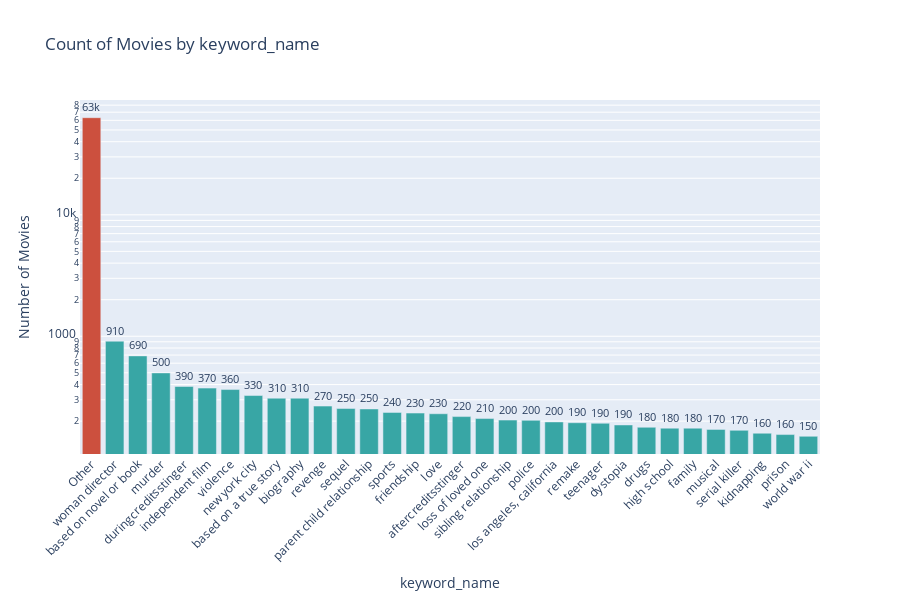

Notebook code for this chart:
### Code cell
keyword_stats = duckdb.sql('SELECT * FROM keyword_mapping LEFT JOIN keyword_d USING(keyword_id)').to_df()
plot_and_export_categorical_distribution(keyword_stats, 'keyword_name', 150)

### Figure 1 — Plotly figure (JSON) as saved in the notebook; plotly's stock layout.template omitted (floating-point values rounded to 4 significant figures)
{"data": [{"alignmentgroup": "True", "hovertemplate": "keyword_name=%{x}<br>Number of Movies=%{text}<extra></extra>", "legendgroup": "Other", "marker": {"color": "rgba(204, 80, 62, 1)", "pattern": {"shape": ""}}, "name": "Other", "offsetgroup": "Other", "orientation": "v", "showlegend": true, "text": [63064], "textposition": "outside", "texttemplate": "%{text:.2s}", "type": "bar", "x": ["Other"], "xaxis": "x", "y": [63064], "yaxis": "y"}, {"alignmentgroup": "True", "hovertemplate": "keyword_name=%{x}<br>Number of Movies=%{text}<extra></extra>", "legendgroup": "woman director", "marker": {"color": "rgba(56, 166, 165, 1)", "pattern": {"shape": ""}}, "name": "woman director", "offsetgroup": "woman director", "orientation": "v", "showlegend": true, "text": [911], "textposition": "outside", "texttemplate": "%{text:.2s}", "type": "bar", "x": ["woman director"], "xaxis": "x", "y": [911], "yaxis": "y"}, {"alignmentgroup": "True", "hovertemplate": "keyword_name=%{x}<br>Number of Movies=%{text}<extra></extra>", "legendgroup": "based on novel or book", "marker": {"color": "rgba(56, 166, 165, 1)", "pattern": {"shape": ""}}, "name": "based on novel or book", "offsetgroup": "based on novel or book", "orientation": "v", "showlegend": true, "text": [689], "textposition": "outside", "texttemplate": "%{text:.2s}", "type": "bar", "x": ["based on novel or book"], "xaxis": "x", "y": [689], "yaxis": "y"}, {"alignmentgroup": "True", "hovertemplate": "keyword_name=%{x}<br>Number of Movies=%{text}<extra></extra>", "legendgroup": "murder", "marker": {"color": "rgba(56, 166, 165, 1)", "pattern": {"shape": ""}}, "name": "murder", "offsetgroup": "murder", "orientation": "v", "showlegend": true, "text": [499], "textposition": "outside", "texttemplate": "%{text:.2s}", "type": "bar", "x": ["murder"], "xaxis": "x", "y": [499], "yaxis": "y"}, {"alignmentgroup": "True", "hovertemplate": "keyword_name=%{x}<br>Number of Movies=%{text}<extra></extra>", "legendgroup": "duringcreditsstinger", "marker": {"color": "rgba(56, 166, 165, 1)", "pattern": {"shape": ""}}, "name": "duringcreditsstinger", "offsetgroup": "duringcreditsstinger", "orientation": "v", "showlegend": true, "text": [386], "textposition": "outside", "texttemplate": "%{text:.2s}", "type": "bar", "x": ["duringcreditsstinger"], "xaxis": "x", "y": [386], "yaxis": "y"}, {"alignmentgroup": "True", "hovertemplate": "keyword_name=%{x}<br>Number of Movies=%{text}<extra></extra>", "legendgroup": "independent film", "marker": {"color": "rgba(56, 166, 165, 1)", "pattern": {"shape": ""}}, "name": "independent film", "offsetgroup": "independent film", "orientation": "v", "showlegend": true, "text": [374], "textposition": "outside", "texttemplate": "%{text:.2s}", "type": "bar", "x": ["independent film"], "xaxis": "x", "y": [374], "yaxis": "y"}, {"alignmentgroup": "True", "hovertemplate": "keyword_name=%{x}<br>Number of Movies=%{text}<extra></extra>", "legendgroup": "violence", "marker": {"color": "rgba(56, 166, 165, 1)", "pattern": {"shape": ""}}, "name": "violence", "offsetgroup": "violence", "orientation": "v", "showlegend": true, "text": [364], "textposition": "outside", "texttemplate": "%{text:.2s}", "type": "bar", "x": ["violence"], "xaxis": "x", "y": [364], "yaxis": "y"}, {"alignmentgroup": "True", "hovertemplate": "keyword_name=%{x}<br>Number of Movies=%{text}<extra></extra>", "legendgroup": "new york city", "marker": {"color": "rgba(56, 166, 165, 1)", "pattern": {"shape": ""}}, "name": "new york city", "offsetgroup": "new york city", "orientation": "v", "showlegend": true, "text": [325], "textposition": "outside", "texttemplate": "%{text:.2s}", "type": "bar", "x": ["new york city"], "xaxis": "x", "y": [325], "yaxis": "y"}, {"alignmentgroup": "True", "hovertemplate": "keyword_name=%{x}<br>Number of Movies=%{text}<extra></extra>", "legendgroup": "based on a true story", "marker": {"color": "rgba(56, 166, 165, 1)", "pattern": {"shape": ""}}, "name": "based on a true story", "offsetgroup": "based on a true story", "orientation": "v", "showlegend": true, "text": [309], "textposition": "outside", "texttemplate": "%{text:.2s}", "type": "bar", "x": ["based on a true story"], "xaxis": "x", "y": [309], "yaxis": "y"}, {"alignmentgroup": "True", "hovertemplate": "keyword_name=%{x}<br>Number of Movies=%{text}<extra></extra>", "legendgroup": "biography", "marker": {"color": "rgba(56, 166, 165, 1)", "pattern": {"shape": ""}}, "name": "biography", "offsetgroup": "biography", "orientation": "v", "showlegend": true, "text": [309], "textposition": "outside", "texttemplate": "%{text:.2s}", "type": "bar", "x": ["biography"], "xaxis": "x", "y": [309], "yaxis": "y"}, {"alignmentgroup": "True", "hovertemplate": "keyword_name=%{x}<br>Number of Movies=%{text}<extra></extra>", "legendgroup": "revenge", "marker": {"color": "rgba(56, 166, 165, 1)", "pattern": {"shape": ""}}, "name": "revenge", "offsetgroup": "revenge", "orientation": "v", "showlegend": true, "text": [266], "textposition": "outside", "texttemplate": "%{text:.2s}", "type": "bar", "x": ["revenge"], "xaxis": "x", "y": [266], "yaxis": "y"}, {"alignmentgroup": "True", "hovertemplate": "keyword_name=%{x}<br>Number of Movies=%{text}<extra></extra>", "legendgroup": "sequel", "marker": {"color": "rgba(56, 166, 165, 1)", "pattern": {"shape": ""}}, "name": "sequel", "offsetgroup": "sequel", "orientation": "v", "showlegend": true, "text": [254], "textposition": "outside", "texttemplate": "%{text:.2s}", "type": "bar", "x": ["sequel"], "xaxis": "x", "y": [254], "yaxis": "y"}, {"alignmentgroup": "True", "hovertemplate": "keyword_name=%{x}<br>Number of Movies=%{text}<extra></extra>", "legendgroup": "parent child relationship", "marker": {"color": "rgba(56, 166, 165, 1)", "pattern": {"shape": ""}}, "name": "parent child relationship", "offsetgroup": "parent child relationship", "orientation": "v", "showlegend": true, "text": [252], "textposition": "outside", "texttemplate": "%{text:.2s}", "type": "bar", "x": ["parent child relationship"], "xaxis": "x", "y": [252], "yaxis": "y"}, {"alignmentgroup": "True", "hovertemplate": "keyword_name=%{x}<br>Number of Movies=%{text}<extra></extra>", "legendgroup": "sports", "marker": {"color": "rgba(56, 166, 165, 1)", "pattern": {"shape": ""}}, "name": "sports", "offsetgroup": "sports", "orientation": "v", "showlegend": true, "text": [236], "textposition": "outside", "texttemplate": "%{text:.2s}", "type": "bar", "x": ["sports"], "xaxis": "x", "y": [236], "yaxis": "y"}, {"alignmentgroup": "True", "hovertemplate": "keyword_name=%{x}<br>Number of Movies=%{text}<extra></extra>", "legendgroup": "friendship", "marker": {"color": "rgba(56, 166, 165, 1)", "pattern": {"shape": ""}}, "name": "friendship", "offsetgroup": "friendship", "orientation": "v", "showlegend": true, "text": [233], "textposition": "outside", "texttemplate": "%{text:.2s}", "type": "bar", "x": ["friendship"], "xaxis": "x", "y": [233], "yaxis": "y"}, {"alignmentgroup": "True", "hovertemplate": "keyword_name=%{x}<br>Number of Movies=%{text}<extra></extra>", "legendgroup": "love", "marker": {"color": "rgba(56, 166, 165, 1)", "pattern": {"shape": ""}}, "name": "love", "offsetgroup": "love", "orientation": "v", "showlegend": true, "text": [230], "textposition": "outside", "texttemplate": "%{text:.2s}", "type": "bar", "x": ["love"], "xaxis": "x", "y": [230], "yaxis": "y"}, {"alignmentgroup": "True", "hovertemplate": "keyword_name=%{x}<br>Number of Movies=%{text}<extra></extra>", "legendgroup": "aftercreditsstinger", "marker": {"color": "rgba(56, 166, 165, 1)", "pattern": {"shape": ""}}, "name": "aftercreditsstinger", "offsetgroup": "aftercreditsstinger", "orientation": "v", "showlegend": true, "text": [218], "textposition": "outside", "texttemplate": "%{text:.2s}", "type": "bar", "x": ["aftercreditsstinger"], "xaxis": "x", "y": [218], "yaxis": "y"}, {"alignmentgroup": "True", "hovertemplate": "keyword_name=%{x}<br>Number of Movies=%{text}<extra></extra>", "legendgroup": "loss of loved one", "marker": {"color": "rgba(56, 166, 165, 1)", "pattern": {"shape": ""}}, "name": "loss of loved one", "offsetgroup": "loss of loved one", "orientation": "v", "showlegend": true, "text": [210], "textposition": "outside", "texttemplate": "%{text:.2s}", "type": "bar", "x": ["loss of loved one"], "xaxis": "x", "y": [210], "yaxis": "y"}, {"alignmentgroup": "True", "hovertemplate": "keyword_name=%{x}<br>Number of Movies=%{text}<extra></extra>", "legendgroup": "sibling relationship", "marker": {"color": "rgba(56, 166, 165, 1)", "pattern": {"shape": ""}}, "name": "sibling relationship", "offsetgroup": "sibling relationship", "orientation": "v", "showlegend": true, "text": [204], "textposition": "outside", "texttemplate": "%{text:.2s}", "type": "bar", "x": ["sibling relationship"], "xaxis": "x", "y": [204], "yaxis": "y"}, {"alignmentgroup": "True", "hovertemplate": "keyword_name=%{x}<br>Number of Movies=%{text}<extra></extra>", "legendgroup": "police", "marker": {"color": "rgba(56, 166, 165, 1)", "pattern": {"shape": ""}}, "name": "police", "offsetgroup": "police", "orientation": "v", "showlegend": true, "text": [203], "textposition": "outside", "texttemplate": "%{text:.2s}", "type": "bar", "x": ["police"], "xaxis": "x", "y": [203], "yaxis": "y"}, {"alignmentgroup": "True", "hovertemplate": "keyword_name=%{x}<br>Number of Movies=%{text}<extra></extra>", "legendgroup": "los angeles, california", "marker": {"color": "rgba(56, 166, 165, 1)", "pattern": {"shape": ""}}, "name": "los angeles, california", "offsetgroup": "los angeles, california", "orientation": "v", "showlegend": true, "text": [197], "textposition": "outside", "texttemplate": "%{text:.2s}", "type": "bar", "x": ["los angeles, california"], "xaxis": "x", "y": [197], "yaxis": "y"}, {"alignmentgroup": "True", "hovertemplate": "keyword_name=%{x}<br>Number of Movies=%{text}<extra></extra>", "legendgroup": "remake", "marker": {"color": "rgba(56, 166, 165, 1)", "pattern": {"shape": ""}}, "name": "remake", "offsetgroup": "remake", "orientation": "v", "showlegend": true, "text": [194], "textposition": "outside", "texttemplate": "%{text:.2s}", "type": "bar", "x": ["remake"], "xaxis": "x", "y": [194], "yaxis": "y"}, {"alignmentgroup": "True", "hovertemplate": "keyword_name=%{x}<br>Number of Movies=%{text}<extra></extra>", "legendgroup": "teenager", "marker": {"color": "rgba(56, 166, 165, 1)", "pattern": {"shape": ""}}, "name": "teenager", "offsetgroup": "teenager", "orientation": "v", "showlegend": true, "text": [192], "textposition": "outside", "texttemplate": "%{text:.2s}", "type": "bar", "x": ["teenager"], "xaxis": "x", "y": [192], "yaxis": "y"}, {"alignmentgroup": "True", "hovertemplate": "keyword_name=%{x}<br>Number of Movies=%{text}<extra></extra>", "legendgroup": "dystopia", "marker": {"color": "rgba(56, 166, 165, 1)", "pattern": {"shape": ""}}, "name": "dystopia", "offsetgroup": "dystopia", "orientation": "v", "showlegend": true, "text": [186], "textposition": "outside", "texttemplate": "%{text:.2s}", "type": "bar", "x": ["dystopia"], "xaxis": "x", "y": [186], "yaxis": "y"}, {"alignmentgroup": "True", "hovertemplate": "keyword_name=%{x}<br>Number of Movies=%{text}<extra></extra>", "legendgroup": "drugs", "marker": {"color": "rgba(56, 166, 165, 1)", "pattern": {"shape": ""}}, "name": "drugs", "offsetgroup": "drugs", "orientation": "v", "showlegend": true, "text": [178], "textposition": "outside", "texttemplate": "%{text:.2s}", "type": "bar", "x": ["drugs"], "xaxis": "x", "y": [178], "yaxis": "y"}, {"alignmentgroup": "True", "hovertemplate": "keyword_name=%{x}<br>Number of Movies=%{text}<extra></extra>", "legendgroup": "high school", "marker": {"color": "rgba(56, 166, 165, 1)", "pattern": {"shape": ""}}, "name": "high school", "offsetgroup": "high school", "orientation": "v", "showlegend": true, "text": [175], "textposition": "outside", "texttemplate": "%{text:.2s}", "type": "bar", "x": ["high school"], "xaxis": "x", "y": [175], "yaxis": "y"}, {"alignmentgroup": "True", "hovertemplate": "keyword_name=%{x}<br>Number of Movies=%{text}<extra></extra>", "legendgroup": "family", "marker": {"color": "rgba(56, 166, 165, 1)", "pattern": {"shape": ""}}, "name": "family", "offsetgroup": "family", "orientation": "v", "showlegend": true, "text": [175], "textposition": "outside", "texttemplate": "%{text:.2s}", "type": "bar", "x": ["family"], "xaxis": "x", "y": [175], "yaxis": "y"}, {"alignmentgroup": "True", "hovertemplate": "keyword_name=%{x}<br>Number of Movies=%{text}<extra></extra>", "legendgroup": "musical", "marker": {"color": "rgba(56, 166, 165, 1)", "pattern": {"shape": ""}}, "name": "musical", "offsetgroup": "musical", "orientation": "v", "showlegend": true, "text": [171], "textposition": "outside", "texttemplate": "%{text:.2s}", "type": "bar", "x": ["musical"], "xaxis": "x", "y": [171], "yaxis": "y"}, {"alignmentgroup": "True", "hovertemplate": "keyword_name=%{x}<br>Number of Movies=%{text}<extra></extra>", "legendgroup": "serial killer", "marker": {"color": "rgba(56, 166, 165, 1)", "pattern": {"shape": ""}}, "name": "serial killer", "offsetgroup": "serial killer", "orientation": "v", "showlegend": true, "text": [168], "textposition": "outside", "texttemplate": "%{text:.2s}", "type": "bar", "x": ["serial killer"], "xaxis": "x", "y": [168], "yaxis": "y"}, {"alignmentgroup": "True", "hovertemplate": "keyword_name=%{x}<br>Number of Movies=%{text}<extra></extra>", "legendgroup": "kidnapping", "marker": {"color": "rgba(56, 166, 165, 1)", "pattern": {"shape": ""}}, "name": "kidnapping", "offsetgroup": "kidnapping", "orientation": "v", "showlegend": true, "text": [159], "textposition": "outside", "texttemplate": "%{text:.2s}", "type": "bar", "x": ["kidnapping"], "xaxis": "x", "y": [159], "yaxis": "y"}, {"alignmentgroup": "True", "hovertemplate": "keyword_name=%{x}<br>Number of Movies=%{text}<extra></extra>", "legendgroup": "prison", "marker": {"color": "rgba(56, 166, 165, 1)", "pattern": {"shape": ""}}, "name": "prison", "offsetgroup": "prison", "orientation": "v", "showlegend": true, "text": [155], "textposition": "outside", "texttemplate": "%{text:.2s}", "type": "bar", "x": ["prison"], "xaxis": "x", "y": [155], "yaxis": "y"}, {"alignmentgroup": "True", "hovertemplate": "keyword_name=%{x}<br>Number of Movies=%{text}<extra></extra>", "legendgroup": "world war ii", "marker": {"color": "rgba(56, 166, 165, 1)", "pattern": {"shape": ""}}, "name": "world war ii", "offsetgroup": "world war ii", "orientation": "v", "showlegend": true, "text": [150], "textposition": "outside", "texttemplate": "%{text:.2s}", "type": "bar", "x": ["world war ii"], "xaxis": "x", "y": [150], "yaxis": "y"}], "layout": {"barmode": "relative", "height": 600, "legend": {"title": {"text": "keyword_name"}, "tracegroupgap": 0}, "showlegend": false, "title": {"text": "Count of Movies by keyword_name"}, "xaxis": {"anchor": "y", "categoryarray": ["Other", "woman director", "based on novel or book", "murder", "duringcreditsstinger", "independent film", "violence", "new york city", "based on a true story", "biography", "revenge", "sequel", "parent child relationship", "sports", "friendship", "love", "aftercreditsstinger", "loss of loved one", "sibling relationship", "police", "los angeles, california", "remake", "teenager", "dystopia", "drugs", "high school", "family", "musical", "serial killer", "kidnapping", "prison", "world war ii"], "categoryorder": "array", "domain": [0, 1], "tickangle": -45, "tickfont": {"size": 12}, "title": {"text": "keyword_name"}}, "yaxis": {"anchor": "x", "domain": [0, 1], "tickfont": {"size": 12}, "title": {"text": "Number of Movies"}, "type": "log"}}}
